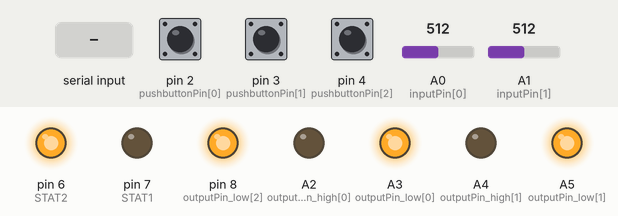
A sketch run on a simulated Arduino Uno, built with avr-gcc and run on an emulated ATmega328P. On the bench: output pins drawn as LEDs (lit = HIGH). The inputs (shaded band) are chosen by the test bench; at power-on: pin 2 (pushbuttonPin[0]) HIGH, pin 3 (pushbuttonPin[1]) HIGH, pin 4 (pushbuttonPin[2]) HIGH, A0 (inputPin[0]) = 512, A1 (inputPin[1]) = 512. What the sketch prints to the serial monitor is not drawn.

Above: at 1.2 s.
1.3 s: byte 248 (0xF8) received over Serial
At 2.1 s:
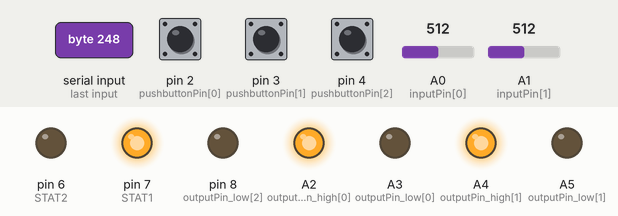
At 3.0 s:
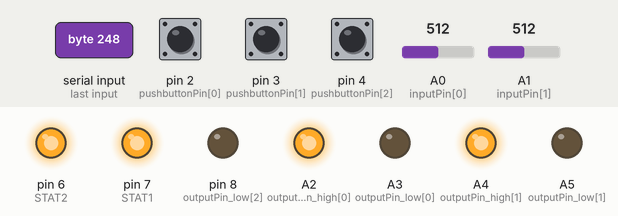
3.8 s: "1" received over Serial
5.3 s: byte 250 (0xFA) received over Serial
At 6.1 s:
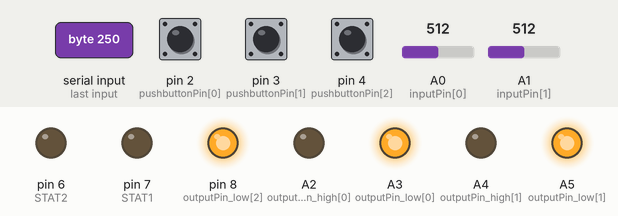
Timing chart, 0 to 8.3 s (numbered marks = the images above; inputs shaded):
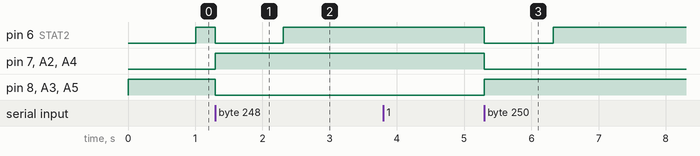

The sketch:

MidiClockToCVTrigger.ino
```cpp
//Chip Audette
//May 1, 2013
//Assumes use of MIDI Shield from Sparkfun
//  -- Instead of pots, has dangling 1/8 jacks wired in.
//Input is MIDI signal with the MIDI pulse
//Output is HIGH/LOW signal on A0/A2 (pulse high) and A1/A3 (pulse low)
//Output is 1/16th note on A0/A1, 1/8th note on A2/A3
//Output is also an echo of all incoming MIDI traffice to the Serial Out (ie, MIDI out)

typedef unsigned long micros_t;
typedef unsigned long millis_t;

#define ECHOMIDI (true)

// defines for MIDI Shield components only
//define KNOB1  0
//define KNOB2  1

//define BUTTON1  2
//define BUTTON2  3
//define BUTTON3  4

#define STAT1  7
#define STAT2  6

#define OFF 1
#define ON 2
#define WAIT 3

//define ISR_HIGHLOW_PIN 9

byte byte1;
byte byte2;
byte byte3;
//int noteTranspose = -27;
//int curNote=0;
//int newNote=0;
//int FS1,FS2;

//define analog input pins for reading the analog inputs
#define N_INPUTS (2)
int inputPin[] = {A0, A1};
#define N_PUSHBUTTONS (3)
int pushbuttonPin[] = {2,3,4};
int prevPushbuttonState[N_PUSHBUTTONS];
boolean flag_middlePushbutton = false;

//define the midi timing info
#define MIDI_PPQN 24  //how many MIDI time pulses per quarter note...24 is standard
micros_t lastMessageReceived_micros=0;
micros_t pulseTimeout_micros = 2000000UL;

//define the outputs
#define OUTPIN_MODE  OUTPUT  //INPUT or OUTPUT?  INPUT gives more protection
#define N_OUTPUTS (2)   //how many outputs are attached
#define N_COUNTERS (N_OUTPUTS+1)  //the extra counter is for the LED
int pulseCountsPerOutput[N_COUNTERS]; //how many midi pulses before issuing a trigger command
int pulse_counter[N_COUNTERS];
int outputPin_high[] = {A2, A4, STAT1};
int outputPin_low[] = {A3, A5, 8}; //the last one can be any pin at all that is not yet used


#define ANALOG_UPDATE_MILLIS 200  //update analog inputs after this period of milliseconds

void turnOnStatLight(int pin) {
  digitalWrite(pin,LOW);
}
void turnOffStatLight(int pin) {
  digitalWrite(pin,HIGH);
}
void activateTrigger(int pinToHigh, int pinToLow, int LEDpin) {
    digitalWrite(pinToHigh,HIGH);
    digitalWrite(pinToLow,LOW);
    if (LEDpin > 0) turnOnStatLight(LEDpin);
}
void deactivateTrigger(int pinToLow, int pinToHigh, int LEDpin) {
    digitalWrite(pinToHigh,HIGH);
    digitalWrite(pinToLow,LOW);
    if (LEDpin > 0) turnOffStatLight(LEDpin);
}
void setup() {

  //set pin modes for the lights
  pinMode(STAT1,OUTPUT);
  pinMode(STAT2,OUTPUT);

  //set pin modes for the analog inputs
  for (int I=0;I<N_INPUTS;I++) {
    pinMode(inputPin[I],INPUT);
  }

  //set pin modes for the pushbuttons
  for (int I=0;I<N_PUSHBUTTONS;I++) {
    pinMode(pushbuttonPin[I],INPUT_PULLUP);
    prevPushbuttonState[I] = HIGH; //initialize
  }

  //attach interrupts to the pin
  attachInterrupt(1,serviceMiddlePushbutton, RISING);

  //initialize output-related variables
  for (int I=0; I<N_COUNTERS; I++) {
    pinMode(outputPin_high[I],OUTPIN_MODE);
    pinMode(outputPin_low[I],OUTPIN_MODE);
    pulseCountsPerOutput[I] = MIDI_PPQN; //init to 16th notes
  }

  //reset the counters
  resetCounters();

  //start serial with midi baudrate 31250
  Serial.begin(31250);
}

void loop () {

  micros_t currentTime_micros=0;
  static boolean MIDI_LED_state = false;
  static millis_t curTime_millis=0;
  static millis_t lastMIDImessage_millis=0;
  static millis_t lastAnalogInputs_millis=0;
  static unsigned long loopCount=0;

   //service interrupts
   if (flag_middlePushbutton) {
     resetCounters();
     flag_middlePushbutton=false;
   }

  //check some time-based things
  loopCount++;
  if (loopCount > 25) {
    //Serial.println("loop count achieved");
    loopCount=0;
    curTime_millis = millis();

    //check to see if there's been any MIDI traffic...if not, shut off the LED
    if (curTime_millis < lastMIDImessage_millis) lastMIDImessage_millis = 0; //simplistic reset
    if ((curTime_millis - lastMIDImessage_millis) > 1000) turnOffStatLight(STAT2); //turn off after 1 second

    //see if it's time to check the user analog inputs
    if (curTime_millis < lastAnalogInputs_millis) {
      //Serial.println("reseting lastAnalogInputs_millis");
      lastAnalogInputs_millis = 0; //simplistic reset
    }
    if ((curTime_millis - lastAnalogInputs_millis) > ANALOG_UPDATE_MILLIS) {
      lastAnalogInputs_millis = curTime_millis;

      //check the potentiometers
      for (int I=0;I<N_INPUTS;I++) {
        //read analog input and decide what the MIDI clock divider should be
        int val = analogRead(inputPin[I]);
        pulseCountsPerOutput[I] = convertAnalogReadToPulseDivider(val);
//        Serial.print("pulseCounterPerOutput ");Serial.print(I);Serial.print(": ");
//        Serial.print(val); Serial.print(", ");
//        Serial.println(pulseCountsPerOutput[I]);
      }

      //check the pushbuttons
      for (int I=0;I<N_PUSHBUTTONS;I++) {
        if (I != 1) { //don't service the middle pushbutton because it's on an interrupt
          int val = digitalRead(pushbuttonPin[I]);
          switch (I) {
            case 0:
              if ((val==HIGH) && (prevPushbuttonState[I]==LOW)) stepCountersBack();
              break;
  //          case 1:
  //            if ((val==HIGH) && (prevPushbuttonState[I]==LOW)) resetCounters();
  //            break;
            case 2:
              if ((val==HIGH) && (prevPushbuttonState[I]==LOW)) stepCountersBack();
              break;
          }
          prevPushbuttonState[I] = val;
        }
      }
    }
  }

  //Are there any MIDI messages
  if(Serial.available() > 0)
  {
    //read the byte
    byte1 = Serial.read();

    //echo the byte
    Serial.write(byte1);

    //act on the byte
    switch (byte1) {
      case 0xF8:  //MIDI Clock Pulse

        //maybe a lot of time has passed because the cable was unplugged.
        //if so, ...check to see if enough time has passed to reset the counter
        currentTime_micros = micros();
        if (currentTime_micros < lastMessageReceived_micros) lastMessageReceived_micros = 0; //it wrapped around, simplistic reset
        if ((currentTime_micros - lastMessageReceived_micros) > pulseTimeout_micros) resetCounters(); //reset the counters!
        lastMessageReceived_micros = currentTime_micros;

        //loop over each channel
        for (int Icounter=0;Icounter<N_COUNTERS;Icounter++) {
          //increment the pulse counter
          pulse_counter[Icounter]++;

          //fit within allowed expanse for this channel
          //pulse_counter[Icounter] %= pulseCountsPerOutput[Icounter];
          int val = pulse_counter[Icounter];
          while (val > (pulseCountsPerOutput[Icounter]-1)) val -= pulseCountsPerOutput[Icounter];  //faster than mod operator
          while (val < 0)  val += pulseCountsPerOutput[Icounter]; //faster than mod operator
          pulse_counter[Icounter] = val;

          //act upon the counter
          if (pulse_counter[Icounter] == 0) {
            activateTrigger(outputPin_high[Icounter],outputPin_low[Icounter],0);
          } else if (pulse_counter[Icounter] >= min(pulseCountsPerOutput[Icounter]/2,MIDI_PPQN/2)) {
            deactivateTrigger(outputPin_high[Icounter],outputPin_low[Icounter],0);
          }
        }
        break;
      case 0xFA:  //MIDI Clock Start
        //restart the counter
        resetCounters();
        break;
    }

    //toggle the LED indicating serial traffic
    MIDI_LED_state = !MIDI_LED_state;
    if (MIDI_LED_state) {
      turnOnStatLight(STAT2);   //turn on the STAT light indicating that it's received some Serial comms
    } else {
      turnOffStatLight(STAT2);   //turn on the STAT light indicating that it's received some Serial comms
    }
    lastMIDImessage_millis = millis();

  } else {
    delay(1);
  }
}

void resetCounters(void) {
  for (int I=0;I<N_COUNTERS;I++) {
    //set so that the next one will be zero
    pulse_counter[I]=-1;

    //deactivate the Trigger so that it is ready to activate on the next MIDI pulse
    deactivateTrigger(outputPin_high[I],outputPin_low[I],0);
  }
}

void stepCountersBack(void) {
  for (int I=0;I<N_COUNTERS;I++) {
    pulse_counter[I] -= 1;
    //pulse_counter[Icounter] %= pulseCountsPerOutput[Icounter]; //fit within allowed expanse for this channel
  }
}
#define MAX_ANALOG_READ_COUNTS 1023
//#define N_PULSE_OPTIONS 12
//static int choices_pulsesDivider[] = {3,    4,     6,     8,   12,    16,   24,    32,      48,    96,   144,   192};
//#define N_PULSE_OPTIONS 12
//static int choices_pulsesDivider[] =  {3,            6,     8,    12,   16,   24,    32,      48,    72,    96,    144,   192};  //assumed 24 PPQN
#define N_PULSE_OPTIONS 12
static int choices_pulsesDivider[] =  {3,            6,     8,    12,   16,   24,        36,  48,    72,    96,    144,   192};//assumed 24 PPQN
int convertAnalogReadToPulseDivider(int analogVal) {
  static int COUNTS_PER_INDEX = MAX_ANALOG_READ_COUNTS / N_PULSE_OPTIONS;
  int index = analogVal / COUNTS_PER_INDEX;  //rounds down
  index = constrain(index,0,N_PULSE_OPTIONS-1);
  return choices_pulsesDivider[index];
}

void serviceMiddlePushbutton(void) {
  flag_middlePushbutton=true;
}
```

Measured:
- after the input at 1.3 s, pin 6 (STAT2): HIGH → LOW at once, → HIGH 1.0 s later; pin 7 (STAT1), A2 (outputPin_high[0]), A4 (outputPin_high[1]): LOW → HIGH at once; pin 8 (outputPin_low[2]), A3 (outputPin_low[0]), A5 (outputPin_low[1]): HIGH → LOW at once
- after the input at 3.8 s, every drawn part: stays the same
- after the input at 5.3 s, pin 6 (STAT2): HIGH → LOW at once, → HIGH 1.0 s later; pin 7 (STAT1), A2 (outputPin_high[0]), A4 (outputPin_high[1]): HIGH → LOW at once; pin 8 (outputPin_low[2]), A3 (outputPin_low[0]), A5 (outputPin_low[1]): LOW → HIGH at once
